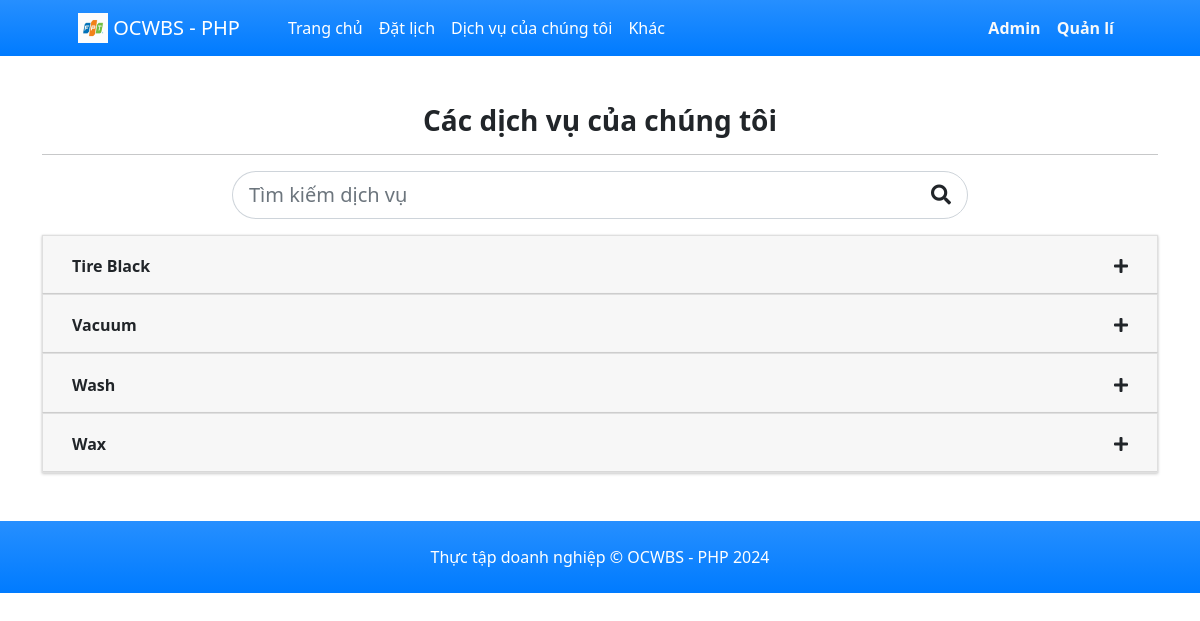
Page /?p=services on the committed database.
### tables this page shows
CREATE TABLE `service_list` (
  `id` int(30) NOT NULL,
  `name` text NOT NULL,
  `description` text NOT NULL,
  `status` tinyint(4) NOT NULL DEFAULT 1,
  `delete_flag` tinyint(4) NOT NULL DEFAULT 0,
  `date_created` datetime NOT NULL DEFAULT current_timestamp(),
  `date_updated` datetime NOT NULL DEFAULT current_timestamp() ON UPDATE current_timestamp()
);

### services/index.php (the view, shortened to what this page needs)
<div class="section py-5">
    <div class="container">
        <h3 class="text-center"><b>Các dịch vụ của chúng tôi</b></h3>
        <hr>
        <div class="row justify-content-center">
            <div class="col-lg-8 col-md-10 col-sm-12 col-sm-12 mb-3">
                <div class="input-group input-group-lg" id="search-field">
                    <input type="search" class="form-control form-control-lg  rounded-pill" aria-label="Search Service Field" id="search" placeholder="Tìm kiếm dịch vụ">
                    <div class="input-group-append">
                        <span class="input-group-text rounded-pill bg-transparent"><i class="fa fa-search"></i></span>
                    </div>
                </div>
            </div>
        </div>
        <div class="accordion" id="serviceAccordion">
            <?php
            $services = $conn->query("SELECT * FROM `service_list` where delete_flag = 0 and `status` = 1 order by `name` asc");
            while($row = $services->fetch_assoc()):
            ?>
            <div class="card mb-0 rounded-0">
                <div class="card-header" id="service<?= $row['id'] ?>">
                    <h2 class="mb-0">
                        <button class="btn btn-block text-left font-weight-bolder" type="button" data-toggle="collapse" data-target="#collapse<?= $row['id'] ?>" aria-expanded="false" aria-controls="collapse<?= $row['id'] ?>">
                        <div class="d-flex w-100 align-items-center justify-content-between">
                            <?= $row['name'] ?>
                            <i class="fa fa-plus font-size-3 collapse-icon"></i>
                        </div>
                        </button>
                    </h2>
                </div>
            </div>
            <?php endwhile; ?>
        </div>
    </div>
</div>

### services/index.php (style rules this page uses)
#search-field .form-control.rounded-pill { border-top-right-radius:0 !important; border-bottom-right-radius:0 !important; border-right:none !important }
#search-field .input-group-text.rounded-pill { border-top-left-radius:0 !important; border-bottom-left-radius:0 !important; border-right:left !important }

### rows in the picture
service_list: name "Tire Black"
service_list: name "Vacuum"
service_list: name "Wash"
service_list: name "Wax"

### other values in the picture
$_settings->info('short_name') "OCWBS - PHP"
